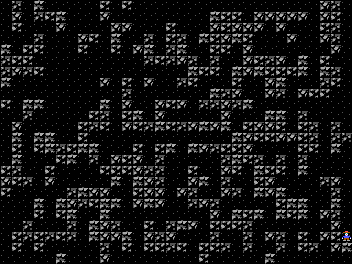

Rendered tile map (Tiled .tmx) drawn with the repository's tilesets; below, a short description and the map source with its tile grids summarised:
An orthogonal 32x24 tile map with 11x11 px tiles, 4 tile layers (Ground, Items, Monsters, FOV).

<map version="1.0" tiledversion="1.0.3" orientation="orthogonal" renderorder="right-down" width="32" height="24" tilewidth="11" tileheight="11" backgroundcolor="#333333" nextobjectid="1">
 <tileset firstgid="1" name="hecatomb" tilewidth="11" tileheight="11" tilecount="70" columns="10" backgroundcolor="#333333">
  <image source="hecatomb.png" width="110" height="77" />
  <terraintypes>
   <terrain name="Wall" tile="10" />
   <terrain name="Thin Wall" tile="13" />
   <terrain name="Forest" tile="40" />
   <terrain name="Thin Forest" tile="50" />
   <terrain name="Water" tile="31" />
  </terraintypes>
  <tile id="10">
   <properties>
    <property name="collides" type="bool" value="true" />
   </properties>
  </tile>
  <tile id="11">
   <properties>
    <property name="collides" type="bool" value="true" />
   </properties>
  </tile>
  <tile id="12">
   <properties>
    <property name="collides" type="bool" value="true" />
   </properties>
  </tile>
  <tile id="13" terrain="1,1,1,1">
   <properties>
    <property name="collides" type="bool" value="true" />
    <property name="secret" type="bool" value="true" />
   </properties>
  </tile>
  <tile id="14" terrain="1,1,1,1">
   <properties>
    <property name="collides" type="bool" value="true" />
    <property name="secret" type="bool" value="true" />
   </properties>
  </tile>
  <tile id="15" terrain="1,1,1,1">
   <properties>
    <property name="collides" type="bool" value="true" />
    <property name="secret" type="bool" value="true" />
   </properties>
  </tile>
  <tile id="16" terrain="1,1,1,1">
   <properties>
    <property name="collides" type="bool" value="true" />
    <property name="secret" type="bool" value="true" />
   </properties>
  </tile>
  <tile id="17">
   <animation>
    <frame tileid="17" duration="750" />
    <frame tileid="7" duration="750" />
   </animation>
  </tile>
  <tile id="18">
   <animation>
    <frame tileid="18" duration="750" />
    <frame tileid="8" duration="750" />
   </animation>
  </tile>
  <tile id="19">
   <animation>
    <frame tileid="19" duration="750" />
    <frame tileid="9" duration="750" />
   </animation>
  </tile>
  <tile id="20">
   <properties>
    <property name="collides" type="bool" value="true" />
    <property name="secret" type="bool" value="true" />
   </properties>
  </tile>
  <tile id="22">
   <animation>
    <frame tileid="22" duration="100" />
    <frame tileid="23" duration="100" />
    <frame tileid="24" duration="100" />
    <frame tileid="25" duration="100" />
    <frame tileid="26" duration="100" />
    <frame tileid="25" duration="100" />
    <frame tileid="24" duration="100" />
    <frame tileid="23" duration="100" />
   </animation>
  </tile>
  <tile id="30" terrain="4,4,4,4" probability="2" />
  <tile id="31" terrain="4,4,4,4" probability="0.25">
   <animation>
    <frame tileid="31" duration="250" />
    <frame tileid="32" duration="250" />
    <frame tileid="33" duration="250" />
    <frame tileid="34" duration="250" />
    <frame tileid="30" duration="1000" />
   </animation>
  </tile>
  <tile id="32" terrain="4,4,4,4" probability="0.25">
   <animation>
    <frame tileid="32" duration="250" />
    <frame tileid="33" duration="250" />
    <frame tileid="34" duration="250" />
    <frame tileid="30" duration="1250" />
    <frame tileid="31" duration="250" />
   </animation>
  </tile>
  <tile id="33" terrain="4,4,4,4" probability="0.25">
   <animation>
    <frame tileid="33" duration="250" />
    <frame tileid="34" duration="250" />
    <frame tileid="30" duration="750" />
    <frame tileid="31" duration="250" />
    <frame tileid="32" duration="250" />
   </animation>
  </tile>
  <tile id="34" terrain="4,4,4,4" probability="0.25">
   <animation>
    <frame tileid="34" duration="250" />
    <frame tileid="30" duration="1500" />
    <frame tileid="31" duration="250" />
    <frame tileid="32" duration="250" />
    <frame tileid="33" duration="250" />
   </animation>
  </tile>
  <tile id="40" terrain="2,2,2,2">
   <properties>
    <property name="collides" type="bool" value="true" />
   </properties>
  </tile>
  <tile id="41" terrain="2,2,2,2">
   <properties>
    <property name="collides" type="bool" value="true" />
   </properties>
  </tile>
  <tile id="42" terrain="2,2,2,2">
   <properties>
    <property name="collides" type="bool" value="true" />
   </properties>
  </tile>
  <tile id="43" terrain="2,2,2,2">
   <properties>
    <property name="collides" type="bool" value="true" />
   </properties>
  </tile>
  <tile id="44" terrain="2,2,2,2">
   <properties>
    <property name="collides" type="bool" value="true" />
   </properties>
  </tile>
  <tile id="45" terrain="2,2,2,2">
   <properties>
    <property name="collides" type="bool" value="true" />
   </properties>
  </tile>
  <tile id="46" terrain="2,2,2,2">
   <properties>
    <property name="collides" type="bool" value="true" />
   </properties>
  </tile>
  <tile id="47" terrain="2,2,2,2">
   <properties>
    <property name="collides" type="bool" value="true" />
   </properties>
  </tile>
  <tile id="48" terrain="2,2,2,2">
   <properties>
    <property name="collides" type="bool" value="true" />
   </properties>
  </tile>
  <tile id="50" terrain="3,3,3,3">
   <properties>
    <property name="secret" type="bool" value="true" />
   </properties>
  </tile>
  <tile id="51" terrain="3,3,3,3">
   <properties>
    <property name="secret" type="bool" value="true" />
   </properties>
  </tile>
  <tile id="52" terrain="3,3,3,3">
   <properties>
    <property name="secret" type="bool" value="true" />
   </properties>
  </tile>
  <tile id="53" terrain="3,3,3,3">
   <properties>
    <property name="secret" type="bool" value="true" />
   </properties>
  </tile>
  <tile id="54" terrain="3,3,3,3">
   <properties>
    <property name="secret" type="bool" value="true" />
   </properties>
  </tile>
  <tile id="55" terrain="3,3,3,3">
   <properties>
    <property name="secret" type="bool" value="true" />
   </properties>
  </tile>
  <tile id="56" terrain="3,3,3,3">
   <properties>
    <property name="secret" type="bool" value="true" />
   </properties>
  </tile>
  <tile id="57" terrain="3,3,3,3">
   <properties>
    <property name="secret" type="bool" value="true" />
   </properties>
  </tile>
  <tile id="58" terrain="3,3,3,3">
   <properties>
    <property name="secret" type="bool" value="true" />
   </properties>
  </tile>
  <tile id="60">
   <properties>
    <property name="collides" type="bool" value="true" />
   </properties>
  </tile>
  <tile id="61">
   <properties>
    <property name="collides" type="bool" value="true" />
   </properties>
  </tile>
  <tile id="62">
   <properties>
    <property name="collides" type="bool" value="true" />
   </properties>
  </tile>
  <tile id="63">
   <properties>
    <property name="collides" type="bool" value="true" />
   </properties>
  </tile>
 </tileset>
 <layer name="Ground" width="32" height="24">
  <data>[768 cells, 768 non-empty, 5 distinct tile ids]</data>
 </layer>
 <layer name="Items" width="32" height="24">
  <data>[768 cells, 0 non-empty, 0 distinct tile ids]</data>
 </layer>
 <layer name="Monsters" width="32" height="24">
  <data>[768 cells, 1 non-empty, 1 distinct tile ids]</data>
 </layer>
 <layer name="FOV" width="32" height="24">
  <data>[768 cells, 0 non-empty, 0 distinct tile ids]</data>
 </layer>
</map>
